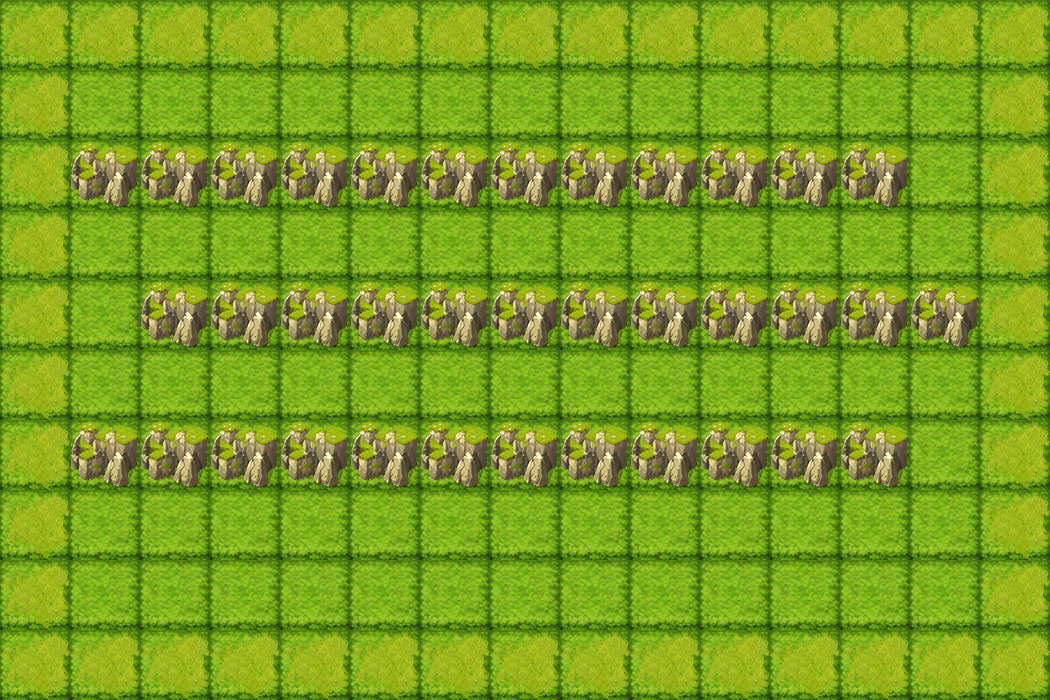

This game map was drawn from its Tiled (.tmx) file and the tilesets committed beside it. A one-line description and the trimmed map source follow:
An orthogonal 15x10 tile map with 70x70 px tiles, 2 tile layers (bgLayer, walkLayer) and 14 objects (3x monster_1, player, key, exit, box_3, ...).

<map version="1.0" orientation="orthogonal" renderorder="right-down" width="15" height="10" tilewidth="70" tileheight="70" nextobjectid="31">
 <properties>
  <property name="hp" value="490" />
  <property name="speed" value="500" />
 </properties>
 <tileset firstgid="1" name="222" tilewidth="70" tileheight="70" tilecount="56">
  <image source="222.png" width="560" height="490" />
 </tileset>
 <layer name="bgLayer" width="15" height="10">
  <data>[150 cells, 150 non-empty, 1 distinct tile ids]</data>
 </layer>
 <layer name="walkLayer" width="15" height="10">
  <data>[150 cells, 82 non-empty, 2 distinct tile ids]</data>
 </layer>
 <objectgroup name="object0">
  <object id="1" name="player" x="70" y="70" width="70" height="70">
   <properties>
    <property name="hp" value="510" />
    <property name="speed" value="500" />
   </properties>
  </object>
 </objectgroup>
 <objectgroup name="object1">
  <object id="2" name="key" x="630" y="70" width="70" height="70" />
  <object id="3" name="exit" x="910" y="560" width="70" height="70" />
 </objectgroup>
 <objectgroup name="object2">
  <object id="4" name="box_3" x="210" y="350" width="70" height="70" />
  <object id="5" name="box_2" x="630" y="210" width="70" height="70" />
  <object id="6" name="box_1" x="840" y="350" width="70" height="70" />
 </objectgroup>
 <objectgroup name="object4">
  <object id="28" name="monster_1" x="770" y="560" width="70" height="70">
   <properties>
    <property name="dirX" value="0" />
    <property name="dirY" value="1" />
    <property name="path" value="monster_1.png" />
    <property name="reverse" value="-2" />
    <property name="speed" value="100" />
   </properties>
  </object>
  <object id="29" name="monster_1" x="560" y="490" width="70" height="70">
   <properties>
    <property name="dirX" value="0" />
    <property name="dirY" value="-1" />
    <property name="path" value="monster_1.png" />
    <property name="reverse" value="-2" />
    <property name="speed" value="100" />
   </properties>
  </object>
  <object id="30" name="monster_1" x="350" y="560" width="70" height="70">
   <properties>
    <property name="dirX" value="0" />
    <property name="dirY" value="1" />
    <property name="path" value="monster_1.png" />
    <property name="reverse" value="-2" />
    <property name="speed" value="100" />
   </properties>
  </object>
 </objectgroup>
 <objectgroup name="object5">
  <object id="23" name="transfer0_0" x="350" y="70" width="70" height="70" />
  <object id="26" name="transfer1_0" x="560" y="350" width="70" height="70" />
 </objectgroup>
 <objectgroup name="object3">
  <object id="15" name="trap_2" x="70" y="560" width="70" height="70" />
  <object id="17" name="trap_1" x="70" y="490" width="70" height="70" />
  <object id="19" name="trap_0" x="140" y="490" width="70" height="70" />
 </objectgroup>
</map>
